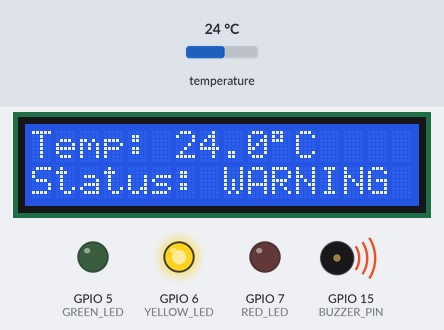
This sketch was run on a simulated ESP32-S3. Shown: 16×2 character LCD, output pins drawn as LEDs (lit = HIGH), buzzer (waves = sounding, pin HIGH). Inputs (shaded band) come from the test bench; at power-on: temperature 24 °C. WiFi joins after 1.5 s; servers stay silent unless stated; what the sketch prints to the serial monitor is not drawn.

Above: at 2.6 s.
2.7 s: temperature set to 29.2 °C
At 4.3 s:
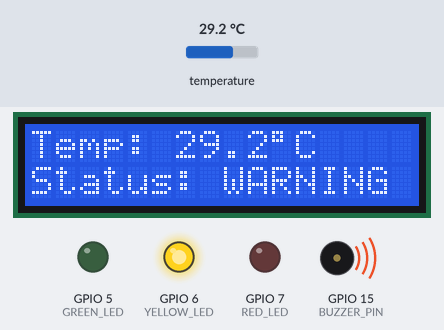
4.7 s: temperature set to 30.5 °C
At 5.9 s:
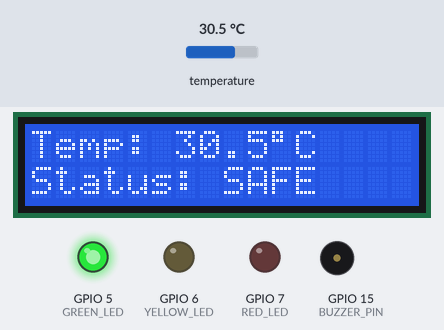
6.7 s: temperature set to 32.8 °C
At 7.5 s:
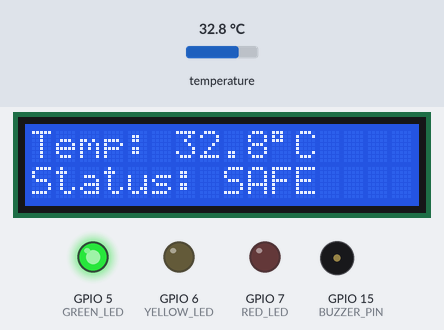
8.7 s: temperature set to 34.1 °C
At 10.2 s:
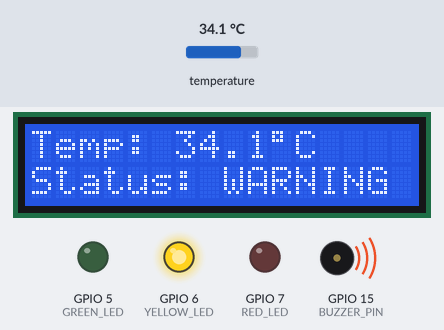
10.7 s: temperature set to 35.3 °C
At 11.8 s:
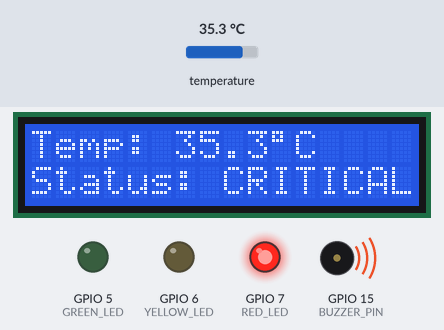
Timing chart, 0 to 13.7 s (numbered marks = the images above; inputs shaded):
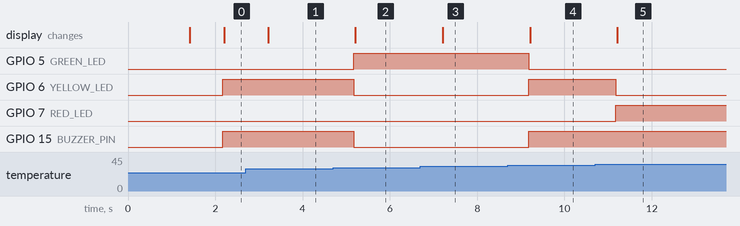

The sketch:

cold_chain.ino
```cpp
#define BLYNK_TEMPLATE_ID   "your id"
#define BLYNK_TEMPLATE_NAME "Temperature"
#define BLYNK_AUTH_TOKEN    "your auth token"
#define BLYNK_PRINT Serial
#include <WiFi.h>
#include <BlynkSimpleEsp32.h>
#include <OneWire.h>
#include <DallasTemperature.h>
#include <Wire.h>
#include <LiquidCrystal_I2C.h>
// ------------ WIFI CREDENTIALS ------------
char ssid[] = "coldchain";
char pass[] = "12345678";
// ------------ GPIO CONFIGURATION ------------
#define DS18B20_PIN  4
#define GREEN_LED    5
#define YELLOW_LED   6
#define RED_LED      7
#define BUZZER_PIN   15
#define LCD_SDA      8
#define LCD_SCL      9

// ------------ TEMPERATURE LIMITS ------------

const float SAFE_MIN = 30.0;
const float SAFE_MAX = 33.5;
const float CRITICAL_TEMP = 35.0;

const unsigned long READ_INTERVAL = 1000UL;
const unsigned long CLOUD_INTERVAL = 2000UL;
const unsigned long RECONNECT_INTERVAL = 10000UL;

// ------------ VARIABLES ------------

unsigned long lastReadTime = 0;
unsigned long lastCloudTime = 0;
unsigned long lastReconnectTime = 0;

float temperatureC = 0.0;

String currentStatus = "STARTING";
String previousStatus = "";

bool greenState = false;
bool yellowState = false;
bool redState = false;
bool buzzerState = false;

// ------------ HARDWARE OBJECTS ------------

OneWire oneWire(DS18B20_PIN);
DallasTemperature sensors(&oneWire);

LiquidCrystal_I2C lcd(0x27, 16, 2);

// ------------ OUTPUT CONTROL ------------

void setOutputs(bool green,
                bool yellow,
                bool red,
                bool buzzer) {

  greenState = green;
  yellowState = yellow;
  redState = red;
  buzzerState = buzzer;

  digitalWrite(GREEN_LED, green ? HIGH : LOW);
  digitalWrite(YELLOW_LED, yellow ? HIGH : LOW);
  digitalWrite(RED_LED, red ? HIGH : LOW);
  digitalWrite(BUZZER_PIN, buzzer ? HIGH : LOW);
}

// ------------ LCD DISPLAY ------------

void displayLCD(float temp, String status) {

  lcd.setCursor(0, 0);
  lcd.print("Temp: ");
  lcd.print(temp, 1);
  lcd.write((uint8_t)223);
  lcd.print("C       ");

  lcd.setCursor(0, 1);
  lcd.print("Status: ");
  lcd.print(status);

  int used = 8 + status.length();

  while (used < 16) {
    lcd.print(' ');
    used++;
  }
}

// ------------ BLYNK UPDATE ------------

void updateBlynk() {

  if (!Blynk.connected()) {
    return;
  }

  // V0: Temperature
  if (currentStatus == "SENSOR ERROR") {
    Blynk.virtualWrite(V0, -999);
  } else {
    Blynk.virtualWrite(V0, temperatureC);
  }

  // V1: Text status
  Blynk.virtualWrite(V1, currentStatus);

  // V2: Green LED state
  Blynk.virtualWrite(V2, greenState ? 1 : 0);

  // V3: Yellow LED state
  Blynk.virtualWrite(V3, yellowState ? 1 : 0);

  // V4: Red LED state
  Blynk.virtualWrite(V4, redState ? 1 : 0);
}

// ------------ WIFI / BLYNK RECONNECT ------------

void maintainConnection() {

  unsigned long now = millis();

  if (WiFi.status() != WL_CONNECTED) {

    if (now - lastReconnectTime >= RECONNECT_INTERVAL) {

      lastReconnectTime = now;

      Serial.println("Reconnecting WiFi...");
      WiFi.reconnect();
    }

    return;
  }

  if (!Blynk.connected()) {

    if (now - lastReconnectTime >= RECONNECT_INTERVAL) {

      lastReconnectTime = now;

      Serial.println("Reconnecting Blynk...");
      Blynk.connect(500);
    }
  }
}

// ------------ SETUP ------------

void setup() {

  Serial.begin(115200);

  pinMode(GREEN_LED, OUTPUT);
  pinMode(YELLOW_LED, OUTPUT);
  pinMode(RED_LED, OUTPUT);
  pinMode(BUZZER_PIN, OUTPUT);

  setOutputs(false, false, false, false);

  // Initialize LCD
  Wire.begin(LCD_SDA, LCD_SCL);

  lcd.init();
  lcd.backlight();

  lcd.setCursor(0, 0);
  lcd.print("COLD CHAIN");
  lcd.setCursor(0, 1);
  lcd.print("Initializing...");

  // Initialize DS18B20
  sensors.begin();
  sensors.setResolution(12);

  // Start WiFi and Blynk
  WiFi.mode(WIFI_STA);
  WiFi.begin(ssid, pass);

  Blynk.config(BLYNK_AUTH_TOKEN);
  Blynk.connect(1000);

  delay(1000);
  lcd.clear();

  Serial.println("Cold-Chain Monitoring Started");
}

// ------------ MAIN LOOP ------------

void loop() {

  // Keep Blynk connection active
  if (WiFi.status() == WL_CONNECTED) {
    Blynk.run();
  }

  maintainConnection();

  unsigned long now = millis();

  // Read temperature every second
  if (now - lastReadTime < READ_INTERVAL) {
    return;
  }

  lastReadTime = now;

  sensors.requestTemperatures();

  float temp = sensors.getTempCByIndex(0);

  // ------------ SENSOR ERROR ------------

  if (temp == DEVICE_DISCONNECTED_C ||
      temp < -55.0 ||
      temp > 125.0) {

    currentStatus = "SENSOR ERROR";

    setOutputs(false, false, true, true);

    lcd.setCursor(0, 0);
    lcd.print("SENSOR ERROR    ");

    lcd.setCursor(0, 1);
    lcd.print("Check DS18B20   ");

    Serial.println("ERROR: Check DS18B20 wiring");

    if (now - lastCloudTime >= CLOUD_INTERVAL) {
      lastCloudTime = now;
      updateBlynk();
    }

    previousStatus = currentStatus;

    return;
  }

  temperatureC = temp;

  // ------------ IMMEDIATE STATUS CHECK ------------

  if (temperatureC >= CRITICAL_TEMP) {

    currentStatus = "CRITICAL";

    setOutputs(false, false, true, true);
  }

  else if (temperatureC < SAFE_MIN ||
           temperatureC > SAFE_MAX) {

    currentStatus = "WARNING";

    setOutputs(false, true, false, true);
  }

  else {

    currentStatus = "SAFE";

    setOutputs(true, false, false, false);
  }

  // ------------ LCD UPDATE ------------

  displayLCD(temperatureC, currentStatus);

  // ------------ SERIAL MONITOR ------------

  Serial.print("Temperature: ");
  Serial.print(temperatureC, 2);
  Serial.print(" C | Status: ");
  Serial.println(currentStatus);

  // ------------ BLYNK CLOUD UPDATE ------------

  if (now - lastCloudTime >= CLOUD_INTERVAL) {

    lastCloudTime = now;

    updateBlynk();
  }

  previousStatus = currentStatus;
}
```

Measured:
- the behaviour switches between 29.9 and 30 °C on temperature (found by bisection; images 1 and 2)
- the behaviour switches between 33.5 and 33.6 °C on temperature (found by bisection; images 3 and 4)
- the behaviour switches between 34.9 and 35 °C on temperature (found by bisection; images 4 and 5)
- after the input at 2.7 s, the display: changes after 0.51 s (image 1)
- after the input at 4.7 s, GPIO 5 (GREEN_LED): LOW → HIGH after 0.47 s; GPIO 6 (YELLOW_LED), GPIO 15 (BUZZER_PIN): HIGH → LOW after 0.47 s; the display: changes after 0.51 s (image 2)
- after the input at 6.7 s, the display: changes after 0.51 s (image 3)
- after the input at 8.7 s, GPIO 5 (GREEN_LED): HIGH → LOW after 0.48 s; GPIO 6 (YELLOW_LED), GPIO 15 (BUZZER_PIN): LOW → HIGH after 0.48 s; the display: changes after 0.51 s (image 4)
- after the input at 10.7 s, GPIO 6 (YELLOW_LED): HIGH → LOW after 0.48 s; GPIO 7 (RED_LED): LOW → HIGH after 0.48 s; the display: changes after 0.51 s (image 5)
